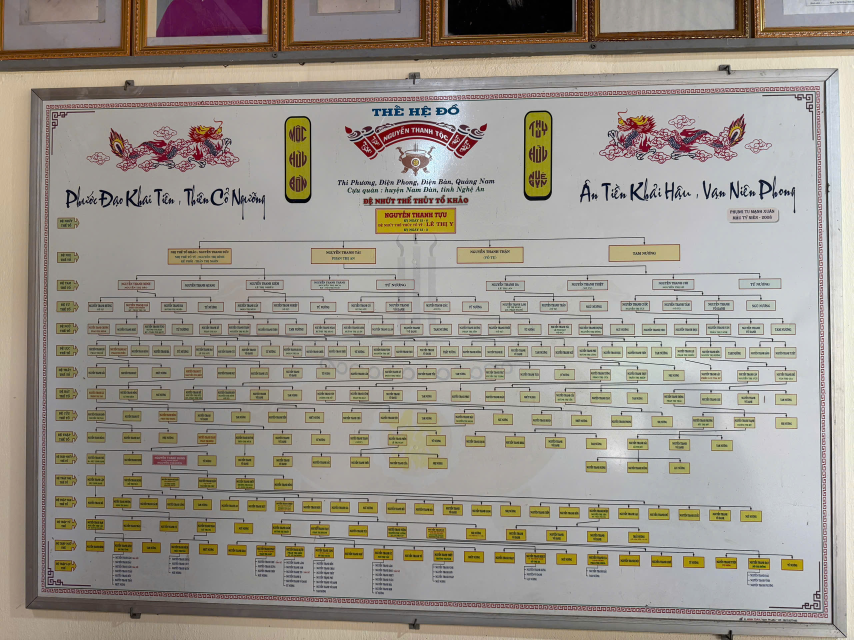
#> input picture input.jpg, 2560 x 1920 px (shown at 1/3 size)
$ python extract_boxes.py
#> lines starting #> are read from the running program, lines starting #| are printed output that depends on the picture; after the words box and inside, x2 and y2 are one past the last pixel; in counts of white or black regions, pixels touching at a corner belong together
import cv2
import numpy as np
import os

img_path = 'input.jpg'
output_dir = 'temp_boxes'
os.makedirs(output_dir, exist_ok=True)

img = cv2.imread(img_path)
#> img is the input picture: shape (1920, 2560, 3); mean B, G, R 139.8, 147.9, 153.9
h, w = img.shape[:2]
#> h = 1920; w = 2560

# Convert to grayscale
gray = cv2.cvtColor(img, cv2.COLOR_BGR2GRAY)
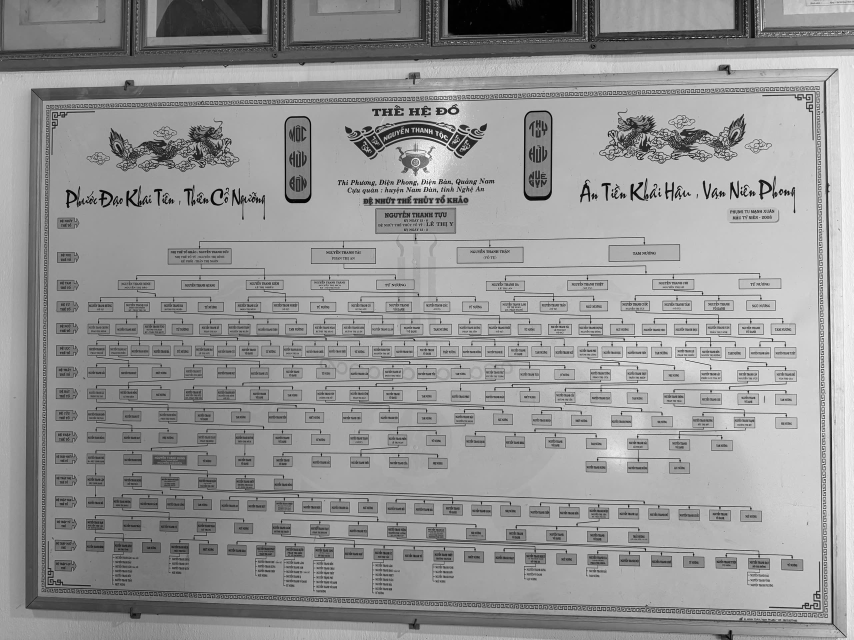
#> gray: shape (1920, 2560) (shown at 1/3 size); min 0, max 255, mean 148.8

# Apply Gaussian Blur to smooth before Edge detection
blurred = cv2.GaussianBlur(gray, (5, 5), 0)

# Apply Canny edge detection
edged = cv2.Canny(blurred, 50, 150)
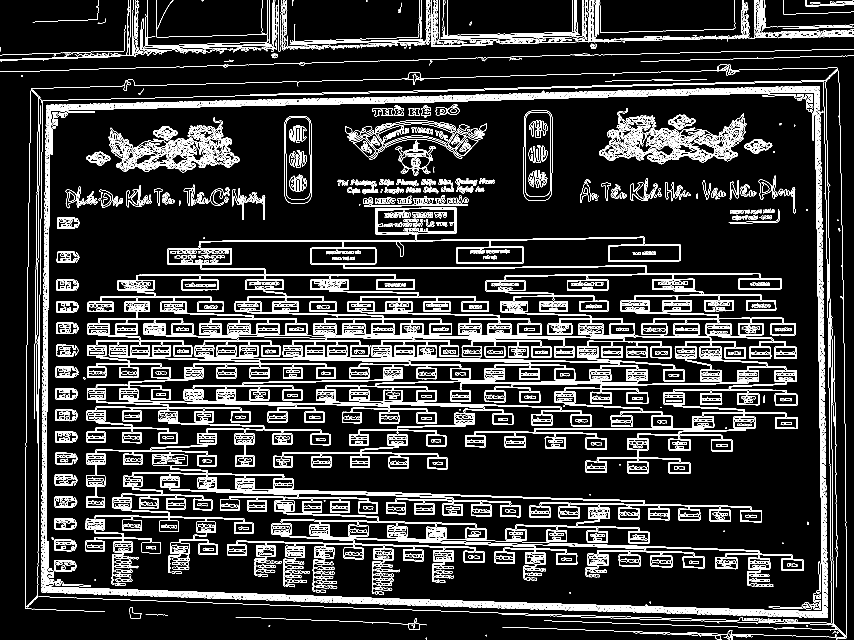
#> edged: shape (1920, 2560) (shown at 1/3 size); 8.7% white in thin lines or dots

# Find contours from Edge map
contours, _ = cv2.findContours(edged, cv2.RETR_EXTERNAL, cv2.CHAIN_APPROX_SIMPLE)
#> contours = 612 contours, 386 with area under 20; largest, box (x1, y1, x2, y2) and area: (124, 273, 2471, 1839) 3481394, (369, 304, 576, 322) 1726, (1674, 1816, 1818, 1834) 1161, (921, 293, 1082, 309) 984, (2392, 1838, 2484, 1854) 724

boxes = []
for cnt in contours:
    x, y, bw, bh = cv2.boundingRect(cnt)
    # Dimensions bounding box sizing matches Family tree plate setup
    if 100 < bw < 400 and 20 < bh < 80:
        boxes.append((x, y, bw, bh))
#> this loop made 612 passes
#> (x, y, bw, bh) on passes 1 to 3: (1276, 1912, 5, 8), (2171, 1908, 18, 12), (2198, 1905, 60, 15)
#> after the loop, boxes = [(0, 161, 387, 23), (404, 128, 158, 43), (2349, 0, 211, 45), (98, 0, 197, 67)]

# Sort boxes primarily by Y with a tolerance of 60px
sorted_boxes = sorted(boxes, key=lambda b: (b[1] // 60 * 60, b[0]))
#> sorted_boxes = [(98, 0, 197, 67), (2349, 0, 211, 45), (0, 161, 387, 23), (404, 128, 158, 43)]

print(f"Detected {len(sorted_boxes)} boxes with Canny.")
#| Detected 4 boxes with Canny.

# Group into rows
rows = {}
for box in sorted_boxes:
    x, y, bw, bh = box
    row_idx = y // 60 * 60
    if row_idx not in rows:
        rows[row_idx] = []
    rows[row_idx].append(box)
#> this loop made 4 passes
#> (x, y, bw, bh, row_idx) on passes 1 to 4: (98, 0, 197, 67, 0), (2349, 0, 211, 45, 0), (0, 161, 387, 23, 120), (404, 128, 158, 43, 120)
#> after the loop, rows = {0: [(98, 0, 197, 67), (2349, 0, 211, 45)], 120: [(0, 161, 387, 23), (404, 128, 158, 43)]}

box_index = 1
for row_idx in sorted(rows.keys()):
    row_boxes = sorted(rows[row_idx], key=lambda b: b[0])
    row_dir = os.path.join(output_dir, f"row_{row_idx}")
    os.makedirs(row_dir, exist_ok=True)

    for x, y, bw, bh in row_boxes:
        crop = img[max(0, y-2):min(h, y+bh+2), max(0, x-2):min(w, x+bw+2)]
        crop_name = f"box_{box_index}_X{x}_Y{y}.jpg"
        cv2.imwrite(os.path.join(row_dir, crop_name), crop)
        box_index += 1
#> this loop made 2 passes
#> row_boxes on pass 1: [(98, 0, 197, 67), (2349, 0, 211, 45)]
#> (row_idx, row_boxes) on pass 2: (120, [(0, 161, 387, 23), (404, 128, 158, 43)])
#> pass 1, `cv2.imwrite(os.path.join(row_dir, crop_name), crop)`:
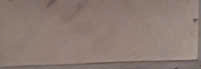
#> saved as box_1_X98_Y0.jpg: shape (69, 201, 3); mean B, G, R 115.5, 123.8, 141.5
#> pass 1, `cv2.imwrite(os.path.join(row_dir, crop_name), crop)`:
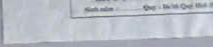
#> saved as box_2_X2349_Y0.jpg: shape (47, 213, 3); mean B, G, R 198, 189.3, 185.2
#> pass 2, `cv2.imwrite(os.path.join(row_dir, crop_name), crop)`:
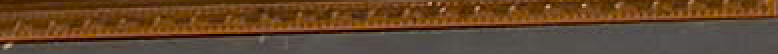
#> saved as box_3_X0_Y161.jpg: shape (27, 389, 3) (shown 2 times larger); mean B, G, R 43.9, 70, 98.5
#> pass 2, `cv2.imwrite(os.path.join(row_dir, crop_name), crop)`:
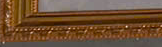
#> saved as box_4_X404_Y128.jpg: shape (47, 162, 3); mean B, G, R 52, 79, 109.9
#> after the loop, box_index = 5

print(f"Saved {box_index - 1} crops to {output_dir}")
#| Saved 4 crops to temp_boxes
